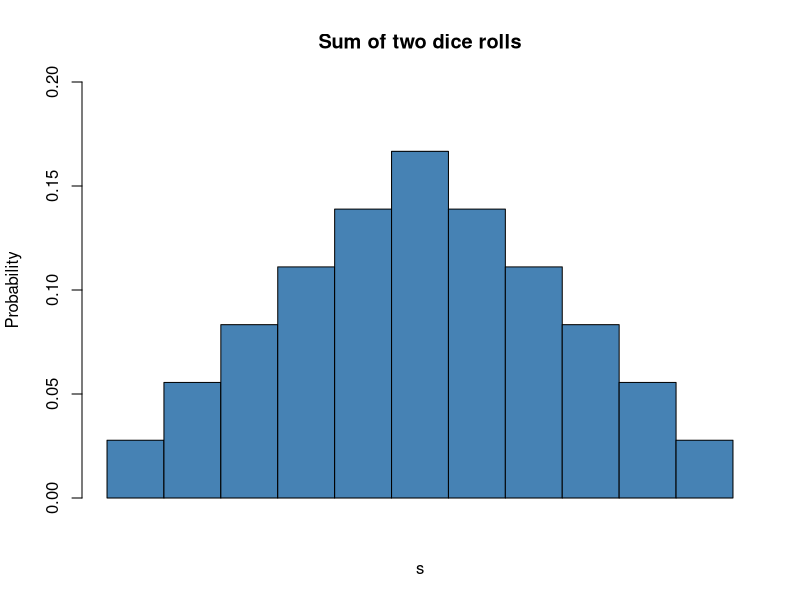
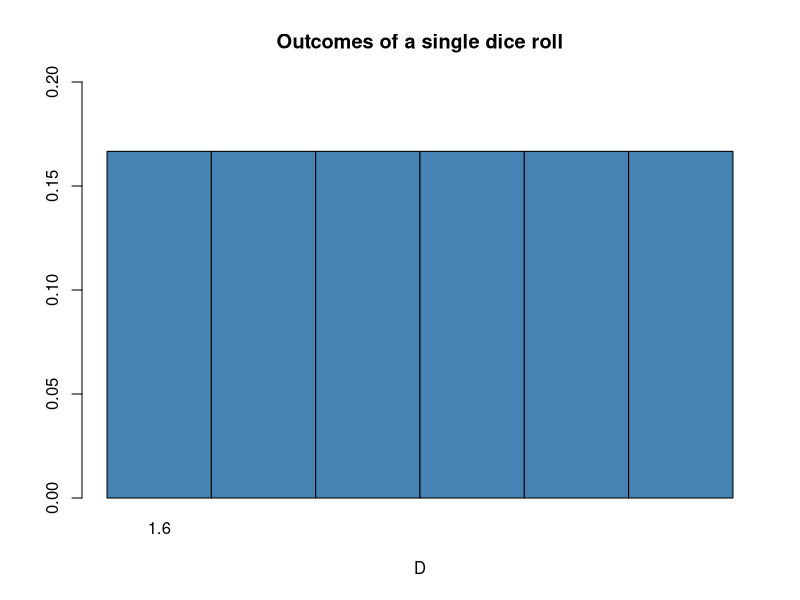

These figures' R source, in order:
s<-2:12
s
A<-c(1:6,5:1)
A
ps<-c(1:6,5:1)/36
ps
ES<-sum(s*ps)
ES
vars<-sum((s-c(ES))^2*ps)
##plot distribution of s
barplot(ps,ylim=c(0,0.2),
        ylab="Probability",
        xlab="s",
        col="steelblue",
        space=0,
        main="Sum of two dice rolls")
##plot distribution of D
probablity<-rep(1/6,6)
names(probablity)<-1.6
barplot(probablity,
        ylim=c(0,0.2),
        xlab = "D",
        col = "steelblue",
        space=0,
        main="Outcomes of a single dice roll")

